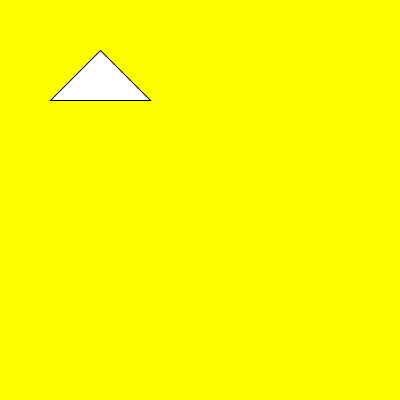
Frame 1 (no input)
Frame 60 (the mouse pressed at the canvas centre just before this capture): identical to frame 1, image omitted
Frame 120 (the mouse held since frame 60 and released just before this capture): identical to frame 1, image omitted

The Processing sketch that drew this single still picture (run headless with seeded random() and noise(); from frame 60 on, the mouse is pressed at the canvas centre):

// Processing sketch: h9_opdr_8
// ── h9_opdr_8.pde


void setup(){
  size(400,400);
  
}



void draw(){
  background(255,255,0);
  triangular(100,50,150,100,50,100);
  
  
}
void triangular(int a, int b, int c, int d, int e, int f)
{triangle(a,b,c,d,e,f);
}
